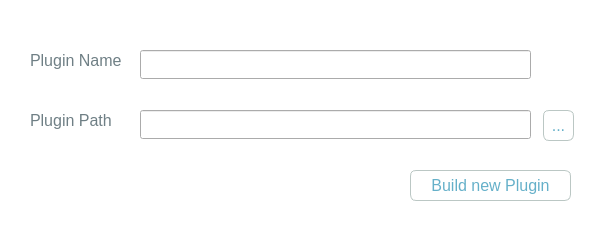
<?xml version="1.0" encoding="UTF-8"?>
<ui version="4.0">
 <class>DialogNew</class>
 <widget class="QDialog" name="DialogNew">
  <property name="geometry">
   <rect>
    <x>0</x>
    <y>0</y>
    <width>600</width>
    <height>225</height>
   </rect>
  </property>
  <property name="windowTitle">
   <string>New Plugin</string>
  </property>
  <property name="styleSheet">
   <string notr="true">QDialog{
background-color: white;
}

QLabel{
color: #6F7F85;
}

QLineEdit{
font-size: 12pt;
color: #6F7F85;
selection-background-color:#65B0C9;
}

QPushButton:focus{
	border: none;
	outline: none;
}</string>
  </property>
  <widget class="QLineEdit" name="name">
   <property name="geometry">
    <rect>
     <x>140</x>
     <y>50</y>
     <width>391</width>
     <height>29</height>
    </rect>
   </property>
   <property name="styleSheet">
    <string notr="true"/>
   </property>
   <property name="clearButtonEnabled">
    <bool>true</bool>
   </property>
  </widget>
  <widget class="QLineEdit" name="path">
   <property name="geometry">
    <rect>
     <x>140</x>
     <y>110</y>
     <width>391</width>
     <height>29</height>
    </rect>
   </property>
   <property name="styleSheet">
    <string notr="true"/>
   </property>
   <property name="clearButtonEnabled">
    <bool>true</bool>
   </property>
  </widget>
  <widget class="QLabel" name="label">
   <property name="geometry">
    <rect>
     <x>30</x>
     <y>50</y>
     <width>131</width>
     <height>21</height>
    </rect>
   </property>
   <property name="font">
    <font>
     <pointsize>12</pointsize>
    </font>
   </property>
   <property name="text">
    <string>Plugin Name</string>
   </property>
  </widget>
  <widget class="QLabel" name="label_2">
   <property name="geometry">
    <rect>
     <x>30</x>
     <y>110</y>
     <width>121</width>
     <height>21</height>
    </rect>
   </property>
   <property name="font">
    <font>
     <pointsize>12</pointsize>
    </font>
   </property>
   <property name="text">
    <string>Plugin Path</string>
   </property>
  </widget>
  <widget class="QToolButton" name="toolButton">
   <property name="geometry">
    <rect>
     <x>543</x>
     <y>110</y>
     <width>31</width>
     <height>31</height>
    </rect>
   </property>
   <property name="styleSheet">
    <string notr="true">QToolButton{
color: #65B0C9;
background-color: white;
border-radius:6px;
border:1px solid #BBC7C4;
font-family:Ubuntu;
font-size:12pt;
}

QToolButton::hover{
color: white;
background-color: #65B0C9;
border-radius:6px;
border:1px solid #BBC7C4;
font-family:Ubuntu;
font-size:12pt;
}</string>
   </property>
   <property name="text">
    <string>...</string>
   </property>
  </widget>
  <widget class="QPushButton" name="pushButton">
   <property name="geometry">
    <rect>
     <x>410</x>
     <y>170</y>
     <width>161</width>
     <height>31</height>
    </rect>
   </property>
   <property name="font">
    <font>
     <pointsize>12</pointsize>
    </font>
   </property>
   <property name="styleSheet">
    <string notr="true">QPushButton{
color: #65B0C9;
background-color: white;
border-radius:6px;
border:1px solid #BBC7C4;
font-family:Ubuntu;
font-size:12pt;
}

QPushButton::hover{
color: white;
background-color: #65B0C9;
border-radius:6px;
border:1px solid #BBC7C4;
font-family:Ubuntu;
font-size:12pt;
}</string>
   </property>
   <property name="text">
    <string>Build new Plugin</string>
   </property>
  </widget>
 </widget>
 <tabstops>
  <tabstop>name</tabstop>
  <tabstop>path</tabstop>
  <tabstop>toolButton</tabstop>
  <tabstop>pushButton</tabstop>
 </tabstops>
 <resources/>
 <connections/>
</ui>
